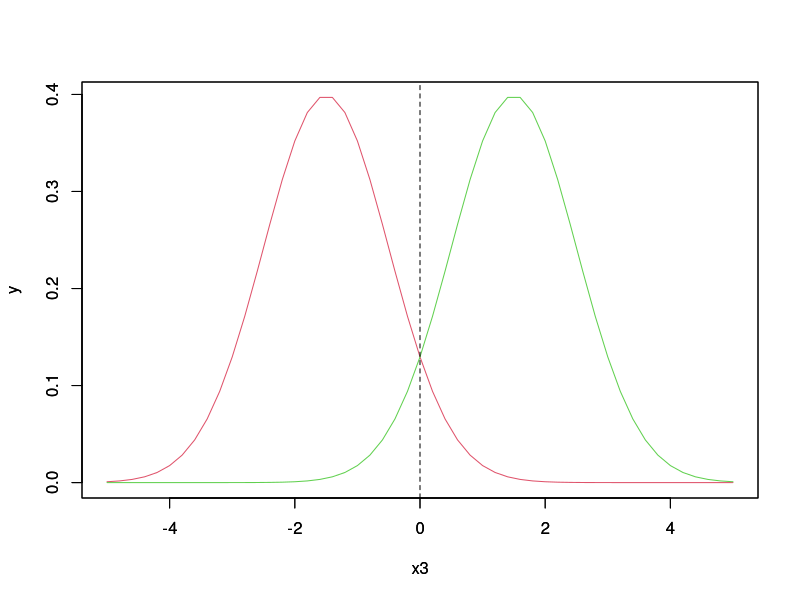
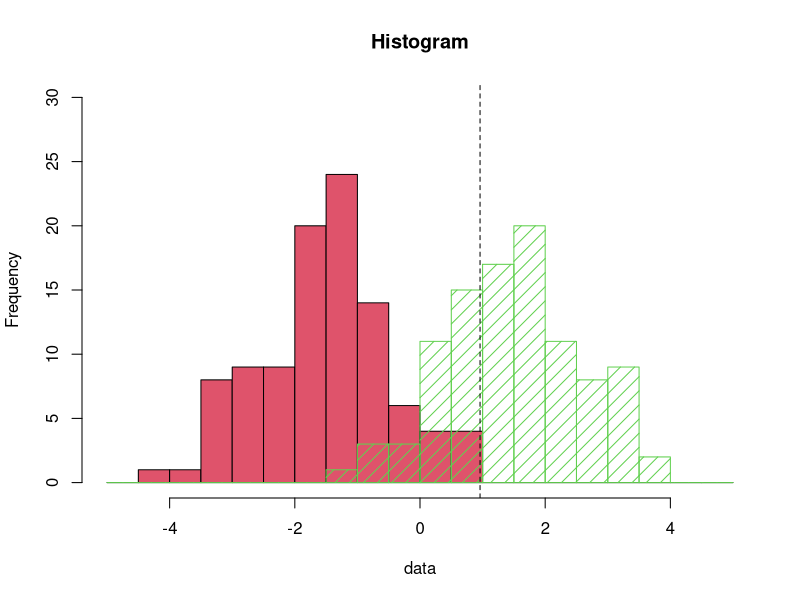
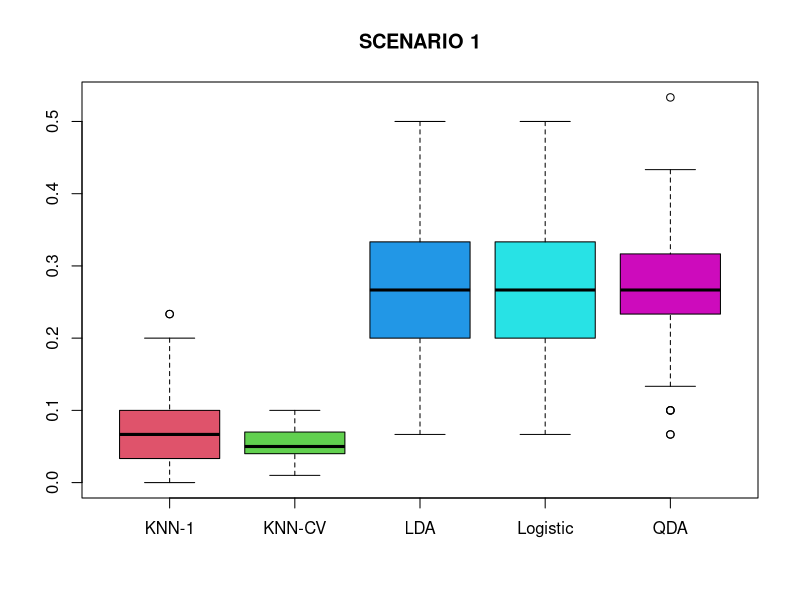
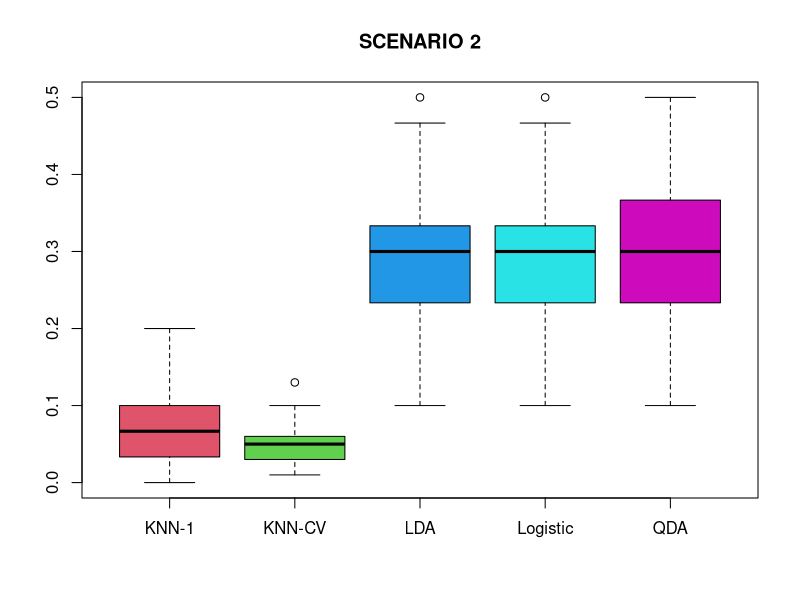

These charts were generated, in order, by the following R code:
## ---- chunk 1
knitr::opts_chunk$set(echo = TRUE)
## ---- chunk 2
x3<-pretty(c(-5,5),50)
y1<-dnorm(x3,-1.5,1)
plot(x3,y1,type="l",col=2,ylab="y")
y2<-dnorm(x3,1.5,1)
par(new=TRUE)
plot(x3,y2,type="l",col=3,ylab="y")
par(new=TRUE)
abline(v=0,col=1,lty=2)
## ---- chunk 3
library(MASS)
x1<-data.frame(label=rep(-1,10),data=rnorm(100,-1.5,1))
x2<-data.frame(label=rep(1,10),data=rnorm(100,1.5,1))
x<-rbind(x1,x2)
hist(x1$data,col=2,xlim=c(-5,5),ylim=c(0,30),xlab="data",main="Histogram",breaks = seq(-5,5,0.5))
hist(x2$data,col=3,xlim=c(-5,5),ylim=c(0,30),xlab="data",main="Histogram",density=10,breaks = seq(-5,5,0.5),add=TRUE)
m<-lda(label~.,x)$scaling
par(new=TRUE)
abline(v=m,col=1,lty=2)
## ---- chunk 4

library(MASS)
library(class)
gen_data<-function(size,c1mean,c2mean,sigma)
{
  data<-mvrnorm(n=size,mu=c1mean,Sigma=sigma)
  class1<-data.frame(label=rep(0,size),X1=data[,1],X2=data[,2])
  data<-mvrnorm(n=size,mu=c2mean,Sigma=sigma)
  class2<-data.frame(label=rep(1,size),X1=data[,1],X2=data[,2])
  data<-rbind(class1,class2)
  return (data)
}

knn1.sim<-function(train_data,test_data)
{
  m<-knn1(train_data,test_data,train_data$label)
  tab <-table(test_data$label,m)
  error <- 1-sum(diag(prop.table(tab)))
  return (error)
}

knncv.sim<-function(train_data,test_data)
{
  data<-rbind(train_data,test_data)
  m<-knn.cv(data,data$label)
  tab<-table(data$label,m)
  error <- 1-sum(diag(prop.table(tab)))
  return (error)
}

lda.sim<-function(train_data,test_data)
{
  m<-lda(label~.,train_data)
  ldapredict<-predict(m,test_data)
  predict_class<-ldapredict$class
  tab <- table(test_data$label, predict_class)
  error <- 1-sum(diag(prop.table(tab)))
  return (error)
}

logistic.sim<-function(train_data,test_data)
{
  m<-glm(label~.,train_data,family=binomial())
  glmprob<-predict(m,test_data,type="response")
  glmpred<-rep(0,dim(test_data)[1])
  glmpred[glmprob>0.5]=1
  tab<-table(test_data$label,glmpred)
  error <- 1-sum(diag(prop.table(tab)))
  return (error)
}

qda.sim<-function(train_data,test_data)
{
  m<-qda(label~.,train_data)
  qdapredict<-predict(m,test_data)
  predict_class<-qdapredict$class
  tab <- table(test_data$label, predict_class)
  error <- 1-sum(diag(prop.table(tab)))
  return (error)
}

knn1error<-NULL
knncverror<-NULL
ldaerror<-NULL
qdaerror<-NULL
logisticerror<-NULL
for (i in 1:100)
{
  data=gen_data(50,c(1,1),c(-1,-1),matrix(data=c(4,0,0,4),nrow=2))
  sam<-sample(100,70)
  train_data<-data[sam,]
  test_data<-data[-sam,]
  knn1error[i]<-knn1.sim(train_data,test_data)
  knncverror[i]<-knncv.sim(train_data,test_data)
  ldaerror[i]<-lda.sim(train_data,test_data)
  logisticerror[i]<-logistic.sim(train_data,test_data)
  qdaerror[i]<-qda.sim(train_data,test_data)
}
boxplot(knn1error,knncverror,ldaerror,logisticerror,qdaerror,names=c("KNN-1","KNN-CV","LDA","Logistic","QDA"),col=c(2,3,4,5,6),main="SCENARIO 1")

for (i in 1:100)
{
  data=gen_data(50,c(1,1),c(-1,-1),matrix(data=c(4,2,2,4),nrow=2))
  sam<-sample(100,70)
  train_data<-data[sam,]
  test_data<-data[-sam,]
  knn1error[i]<-knn1.sim(train_data,test_data)
  knncverror[i]<-knncv.sim(train_data,test_data)
  ldaerror[i]<-lda.sim(train_data,test_data)
  logisticerror[i]<-logistic.sim(train_data,test_data)
  qdaerror[i]<-qda.sim(train_data,test_data)
}
boxplot(knn1error,knncverror,ldaerror,logisticerror,qdaerror,names=c("KNN-1","KNN-CV","LDA","Logistic","QDA"),col=c(2,3,4,5,6),main="SCENARIO 2")

